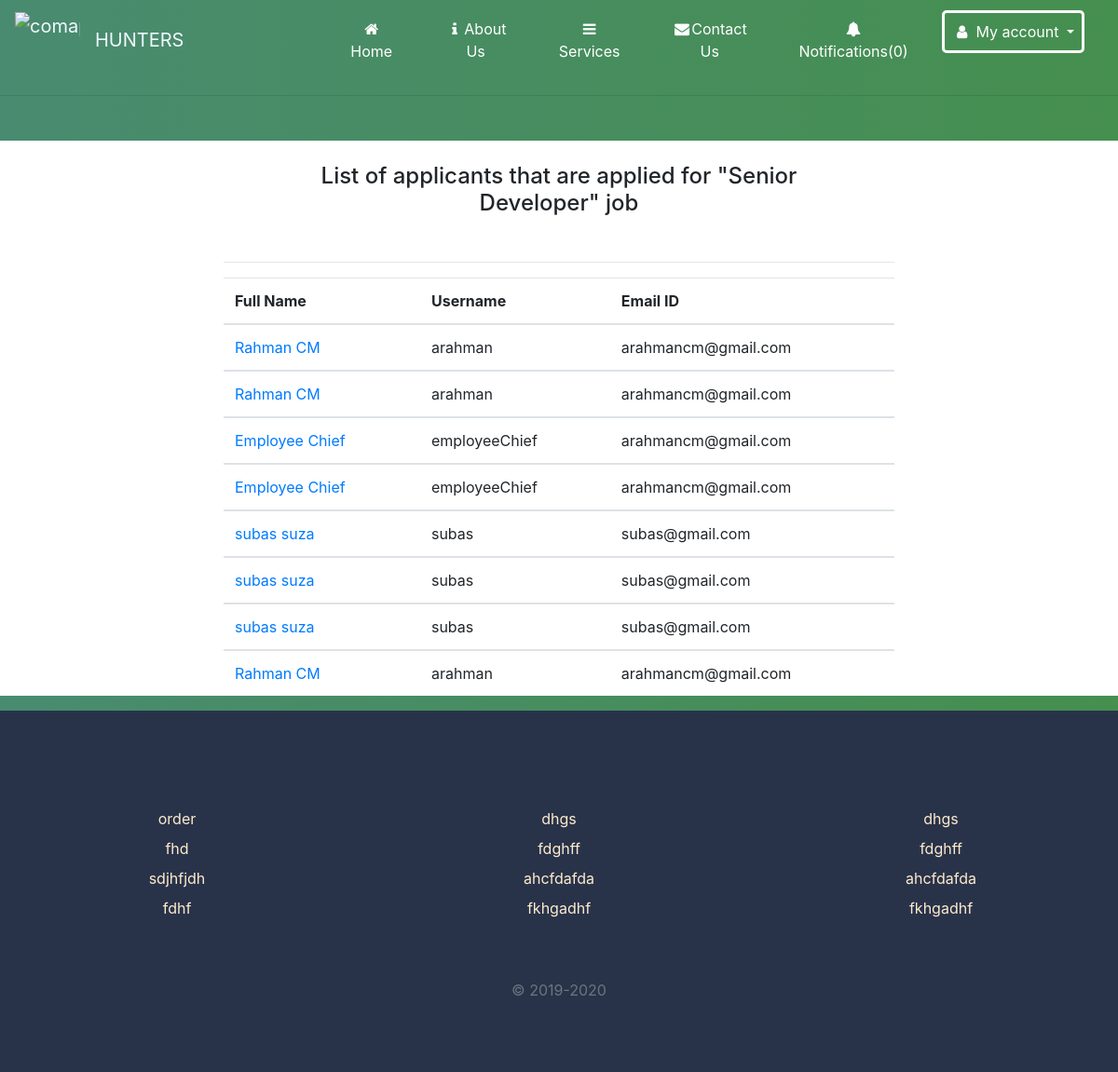
/job/3 (signed in), run on the app's committed database.
### home/models.py (models this page shows, shortened)
class JobPosting(models.Model):
    created_by = models.ForeignKey(User,related_name='jobs', on_delete=models.CASCADE,
                        null=True ,  editable=False, blank=True)
    title = models.CharField(max_length=100)
    company_name = models.CharField(max_length=200)
    employment_status = models.CharField(choices=JOB_TYPE, max_length=10)
    vacancy = models.CharField(max_length=10, null=True)
    gender = models.CharField(choices=GENDER, max_length=30, null=True)
    category = models.CharField(choices=CATEGORY, max_length=30)
    description = models.TextField()
    responsibilities = models.TextField()
    experience = models.CharField(max_length=100)
    job_location = models.CharField(max_length=120)
    Salary = models.CharField(max_length=100, null=True, blank=True)
    application_deadline = models.DateTimeField()
    published_on = models.DateTimeField(auto_now_add=True)
    class Meta:
        ordering=['-published_on']

class Application(models.Model):
    job = models.ForeignKey(JobPosting,related_name='applications',on_delete=models.CASCADE)
    content=models.CharField( max_length=300)
    experiance=models.CharField(max_length=300)
    created_by = models.ForeignKey(User,related_name='applications', on_delete=models.CASCADE,
                        null=True ,  editable=False, blank=True)
    created_at = models.DateTimeField(auto_now_add=True)

### home/views.py (the view)
# urls.py: path('job/<int:id>',views.view_postedjob,name='view_postedjob'),
def view_postedjob(request,id):
    job=get_object_or_404(JobPosting,pk=id, created_by=request.user)
    return render (request,"postedjob.html",{'job':job})

### home/context_processors.py (called while the page is built)
def notification(request):
    if request.user.is_authenticated:
        return {'notifications':request.user.notifications.filter(is_read=False)}
    else:
        return {'notifications':[]}

### templates/postedjob.html (shortened to what this page needs)
{% include 'navbar.html' %}
<section>
<h4 class="text-center m-5 pt-4  " >List of applicants that are applied for "{{job.title}}" job</h4> <hr>
    <table class="table col-sm-12" cellspacing="0">
                                    <thead>
                                        <tr>
                                            <th>Full Name</th>
                                            <th>Username</th>
                                            <th>Email ID</th>
                                        </tr>
                                    </thead>
                                    {% for application in job.applications.all%}
                                    <tbody>
                                        <tr>
                                            <td><a href="{% url 'view_application' application.id%}">{{application.created_by.get_full_name}}</a></td>
                                            <td>{{application.created_by.username}}</td>
                                            <td>{{application.created_by.email}}</td>
                                        </tr>
                                    </tbody>
{% empty %}
   <p class= "text-center m-5 text-warning border py-5 ">Currently no one has applied for this Job </p>
{% endfor %}
  </table>
</section>
{% include 'footer.html' %}

### templates/footer.html (style rules this page uses)
a:link { text-decoration: none; }

### templates/postedjob.html (style rules this page uses)
body { background: -webkit-linear-gradient(left, #498b70, #458f4f); }
section { background:white; padding:0% 20% 0% 20%; }

### data on the page
JobPosting: title "Senior Developer"
Application: created_by.get_full_name "Rahman CM", created_by.username "arahman", created_by.email "arahmancm@gmail.com"
Application: created_by.get_full_name "Rahman CM", created_by.username "arahman", created_by.email "arahmancm@gmail.com"
Application: created_by.get_full_name "Employee Chief", created_by.username "employeeChief", created_by.email "arahmancm@gmail.com"
Application: created_by.get_full_name "Employee Chief", created_by.username "employeeChief", created_by.email "arahmancm@gmail.com"
Application: created_by.get_full_name "subas suza", created_by.username "subas", created_by.email "subas@gmail.com"
Application: created_by.get_full_name "subas suza", created_by.username "subas", created_by.email "subas@gmail.com"
Application: created_by.get_full_name "subas suza", created_by.username "subas", created_by.email "subas@gmail.com"
Application: created_by.get_full_name "Rahman CM", created_by.username "arahman", created_by.email "arahmancm@gmail.com"

### other printed values
{{ notifications.count }} "0"
